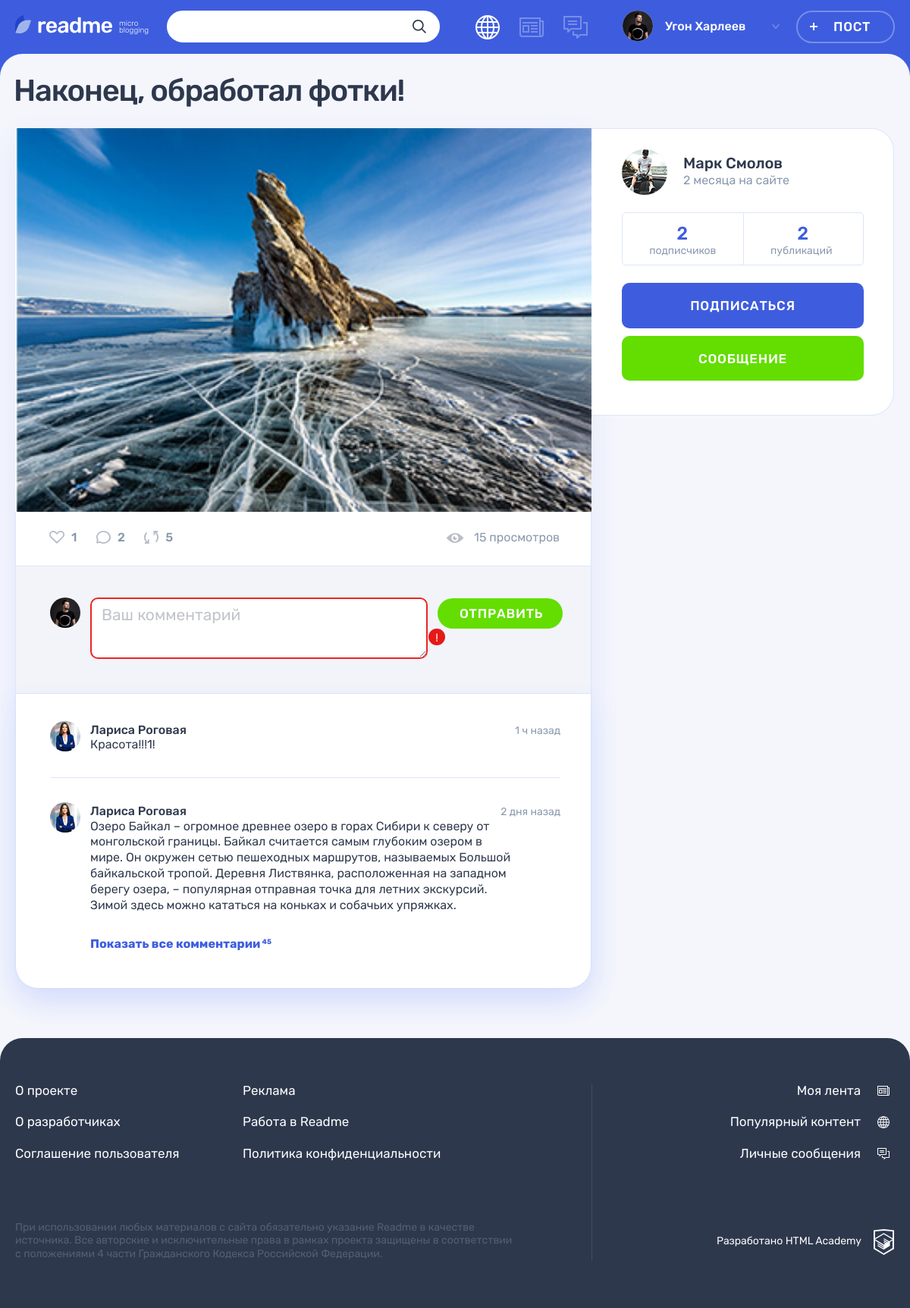
Screenshot of /post.php?id=3 with the database file from the repository.
### tables this page shows
CREATE TABLE posts
(
    id              INT AUTO_INCREMENT PRIMARY KEY UNIQUE,
    timestamp_add   TIMESTAMP,  
    title           VARCHAR(128) NOT NULL,
    text_content    TEXT,
    quote_author    VARCHAR(1024),
    image_content   VARCHAR(1024),
    video_content   VARCHAR(1024),
    link            VARCHAR(1024),
    show_count      INT,
    author_id       INT          NOT NULL,
    content_type_id INT,
    hashtag         VARCHAR(1024),
    INDEX (title)
);

CREATE TABLE users
(
    id            INT AUTO_INCREMENT PRIMARY KEY UNIQUE,  
    timestamp_add TIMESTAMP,
    email         VARCHAR(128) NOT NULL UNIQUE,
    login         VARCHAR(64)  NOT NULL UNIQUE,
    password      VARCHAR(64)  NOT NULL,
    avatar_path   VARCHAR(1024),
    INDEX (login)
);

### functions.php (called while the page is built, shortened)
<?php
function include_template($path, array $data = [])
{
    $path = 'templates/' . $path . '.php';
    htmlspecialchars(extract($data));
    require_once $path;
    return ob_get_clean();
}
function get_noun_plural_form(int $number, string $one, string $two, string $many): string
{
    $number = (int)$number;
    $mod10 = $number % 10;
    $mod100 = $number % 100;
    switch (true) {
        case ($mod10 >= 2 && $mod10 <= 4):
            return $two;
    }
}
function show_date($time, $format)
{
    $timestamp = strtotime($time);
    $dt = date_create();
    $dt = date_timestamp_set($dt, $timestamp);
    $current_timestamp = time();
    switch ($format) {
        case 'datetime_format':
            $format_timestamp = date_format($dt, DATETIME_FORMAT);
            break;
        case 'relative_format':
            if ($timestamp + SIXTY_MINUTES > $current_timestamp) {
                $remaining_minutes = ceil(($current_timestamp - $timestamp) / SIXTY_SECONDS);
                $format_timestamp = $remaining_minutes . get_noun_plural_form(
                        $remaining_minutes,
                        ' минута',
                        ' минуты',
                        ' минут'
                    );
            } elseif ($timestamp + FIVE_WEEKS <= $current_timestamp) {
                $remaining_months = ceil(($current_timestamp - $timestamp) / FIVE_WEEKS);
                $format_timestamp = $remaining_months . get_noun_plural_form(
                        $remaining_months,
                        ' месяц',
                        ' месяца',
                        ' месяцев'
                    );
            }
            break;
    }
    return $format_timestamp;
}
function requestDataBase($sql, $type)
{
    $connect = mysqli_connect("localhost", "root", "root", "readme");
    mysqli_set_charset($connect, "utf8");
    if (!$connect) {
        $error = mysqli_connect_error();
        $answerDataBase = print("Ошибка MySQL: " . $error);
    } else {
        if ($result = mysqli_query($connect, $sql)) {
            switch ($type) {
                case 'all':
                    $answerDataBase = mysqli_fetch_all($result, MYSQLI_ASSOC);
                    break;
                case 'row':
                    $answerDataBase = mysqli_fetch_row($result)[0];
                    break;
                case 'num':
                    $answerDataBase = mysqli_num_rows($result);
                    break;
            }
        } else {
            $error = mysqli_error($connect);
            $answerDataBase = print("Ошибка MySQL: " . $error);
        }
    }
    return $answerDataBase;
}

### templates/post.php (the view, shortened to what this page needs)
<main class="page__main page__main--publication">
    <div class="container">
        <?php foreach ($postShow as $key => $val): ?>
            <h1 class="page__title page__title--publication"><?= ($val['title']); ?></h1>
            <section class="post-details">
                <div class="post-details__wrapper post-<?= ($val['icon']); ?>">
                    <div class="post-details__main-block post post--details" style="border-radius: 0 0 30px 30px;">
                        <?php switch ($postShow[0]['content_type_id']) {
                            case 3:
                                print $postPhoto;
                                break;
                        } ?>
                        <div class="post__indicators">
                            <div class="post__buttons">
                                <a class="post__indicator post__indicator--likes button" href="#" title="Лайк">
                                    <svg class="post__indicator-icon" width="20" height="17">
                                        <use xlink:href="#icon-heart"></use>
                                    </svg>
                                    <span><?= $likesCount ?></span>
                                </a>
                                <a class="post__indicator post__indicator--comments button" href="#"
                                   title="Комментарии">
                                    <svg class="post__indicator-icon" width="19" height="17">
                                        <use xlink:href="#icon-comment"></use>
                                    </svg>
                                    <span><?= $commentsCount ?></span>
                                </a>
                                <a class="post__indicator post__indicator--repost button" href="#" title="Репост">
                                    <svg class="post__indicator-icon" width="19" height="17">
                                        <use xlink:href="#icon-repost"></use>
                                    </svg>
                                    <span>5</span>
                                </a>
                            </div>
                            <span class="post__view"><?= ($val['show_count']); ?> просмотров</span>
                        </div>
                        <div class="comments">
                            <form class="comments__form form" action="#" method="post">
                                <div class="comments__my-avatar">
                                    <img class="comments__picture" src="../img/userpic-medium.jpg"
                                         alt="Аватар пользователя">
                                </div>
                                <div class="form__input-section form__input-section--error">
                                <textarea class="comments__textarea form__textarea form__input"
                                          placeholder="Ваш комментарий"></textarea>
                                    <button class="form__error-button button" type="button">!</button>
                                </div>
                                <button class="comments__submit button button--green" type="submit">Отправить</button>
                            </form>
                            <div class="comments__list-wrapper">
                                <ul class="comments__list">
                                    <li class="comments__item user">
                                        <div class="comments__avatar">
                                            <a class="user__avatar-link" href="#">
                                                <img class="comments__picture" src="../img/userpic-larisa.jpg"
                                                     alt="Аватар пользователя">
                                            </a>
                                        </div>
                                        <div class="comments__info">
                                            <div class="comments__name-wrapper">
                                                <a class="comments__user-name" href="#">
                                                    <span>Лариса Роговая</span>
                                                </a>
                                                <time class="comments__time" datetime="2019-03-20">1 ч назад</time>
                                            </div>
                                            <p class="comments__text">
                                                Красота!!!1!
                                            </p>
                                        </div>
                                    </li>
                                    <li class="comments__item user">
                                        <div class="comments__avatar">
                                            <a class="user__avatar-link" href="#">
                                                <img class="comments__picture" src="../img/userpic-larisa.jpg"
                                                     alt="Аватар пользователя">
                                            </a>
                                        </div>
                                        <div class="comments__info">
                                            <div class="comments__name-wrapper">
                                                <a class="comments__user-name" href="#">
                                                    <span>Лариса Роговая</span>
                                                </a>
                                                <time class="comments__time" datetime="2019-03-18">2 дня назад</time>
                                            </div>
                                            <p class="comments__text">
                                                Озеро Байкал – огромное древнее озеро в горах Сибири к северу от
                                                монгольской
                                                границы. Байкал считается самым глубоким озером в мире. Он окружен сетью
                                                пешеходных маршрутов, называемых Большой байкальской тропой. Деревня
                                                Листвянка, расположенная на западном берегу озера, – популярная
                                                отправная
                                                точка для летних экскурсий. Зимой здесь можно кататься на коньках и
                                                собачьих
                                                упряжках.
                                            </p>
                                        </div>
                                    </li>
                                </ul>
                                <a class="comments__more-link" href="#">
                                    <span>Показать все комментарии</span>
                                    <sup class="comments__amount">45</sup>
                                </a>
                            </div>
                        </div>
                    </div>
                    <div class="post-details__user user">
                        <div class="post-details__user-info user__info">
                            <div class="post-details__avatar user__avatar">
                                <a class="post-details__avatar-link user__avatar-link" href="#">
                                    <img class="post-details__picture user__picture"
                                         src="../img/<?= ($val['avatar_path']); ?>"
                                         alt="Аватар пользователя">
                                </a>
                            </div>
                            <div class="post-details__name-wrapper user__name-wrapper">
                                <a class="post-details__name user__name" href="#">
                                    <span><?= ($val['login']); ?></span>
                                </a>
                                <time class="post-details__time user__time"
                                      datetime="<?= show_date(($val['timestamp_add']), 'datetime_format'); ?>"><?= show_date(($val['timestamp_add']), 'relative_format'); ?>
                                    на сайте
                                </time>
                            </div>
                        </div>
                        <div class="post-details__rating user__rating">
                            <p class="post-details__rating-item user__rating-item user__rating-item--subscribers">
                                <span
                                    class="post-details__rating-amount user__rating-amount"><?= $authorSubscribersCount ?></span>
                                <span class="post-details__rating-text user__rating-text">подписчиков</span>
                            </p>
                            <p class="post-details__rating-item user__rating-item user__rating-item--publications">
                                <span
                                    class="post-details__rating-amount user__rating-amount"><?= $authorPostsCount ?></span>
                                <span class="post-details__rating-text user__rating-text">публикаций</span>
                            </p>
                        </div>
                        <div class="post-details__user-buttons user__buttons">
                            <button class="user__button user__button--subscription button button--main" type="button">
                                Подписаться
                            </button>
                            <a class="user__button user__button--writing button button--green" href="#">Сообщение</a>
                        </div>
                    </div>
                </div>
            </section>
        <?php endforeach; ?>
    </div>
</main>

### templates/post-photo.php
<div class="post-details__image-wrapper post-photo__image-wrapper">
    <img src="../img/<?php print($postShow[0]['image_content']); ?>" alt="Фото от пользователя" width="760" height="507">
</div>

### rows the page displays
posts: title "Наконец, обработал фотки!", image_content (picture), show_count "15", author.avatar_path (picture), author.login "Марк Смолов", timestamp_add "2 месяца"

### other values shown
$user_name "Угон Харлеев"
